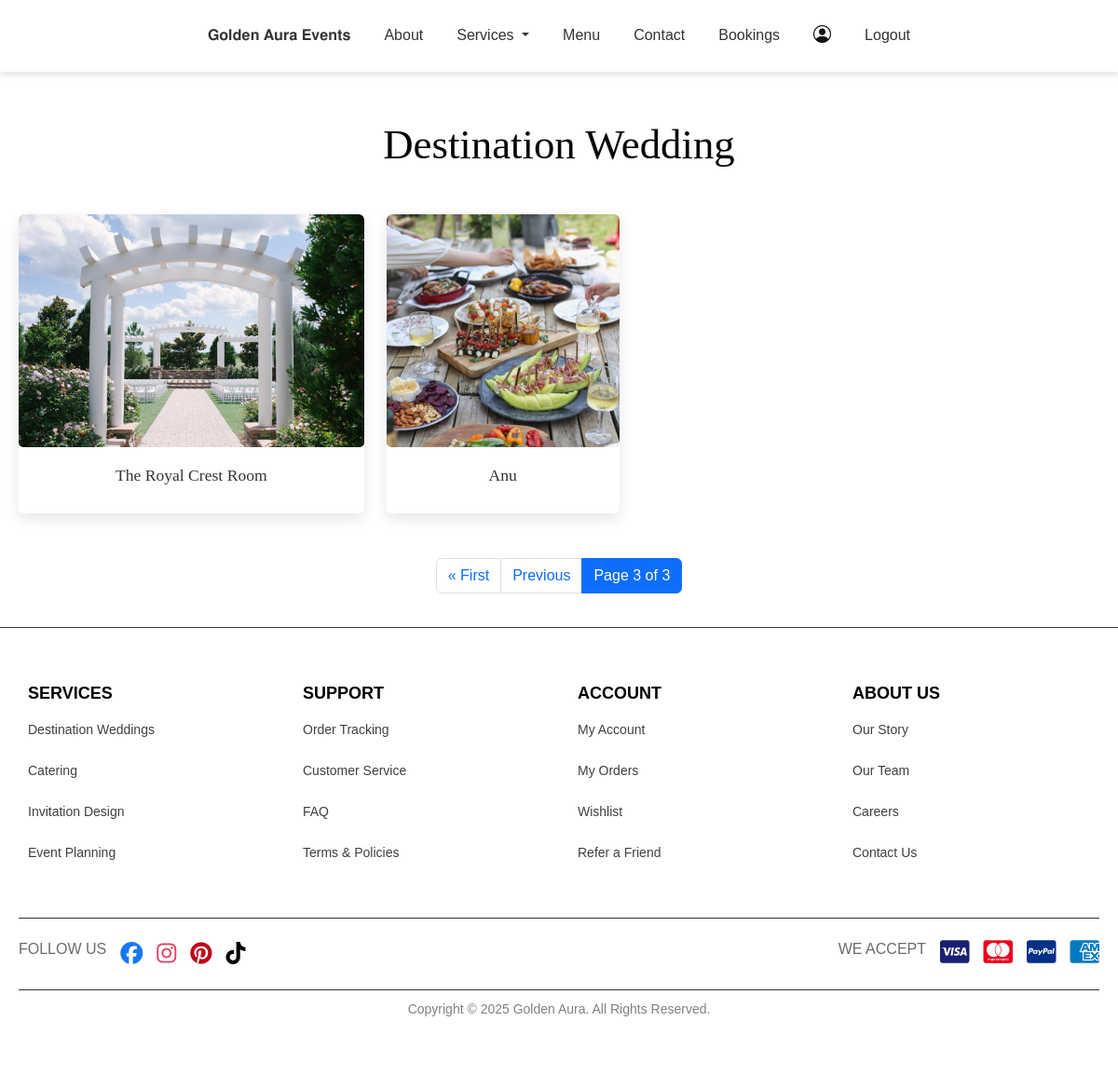
/destination_wedding?page=3, run on an earlier commit of the app's database.
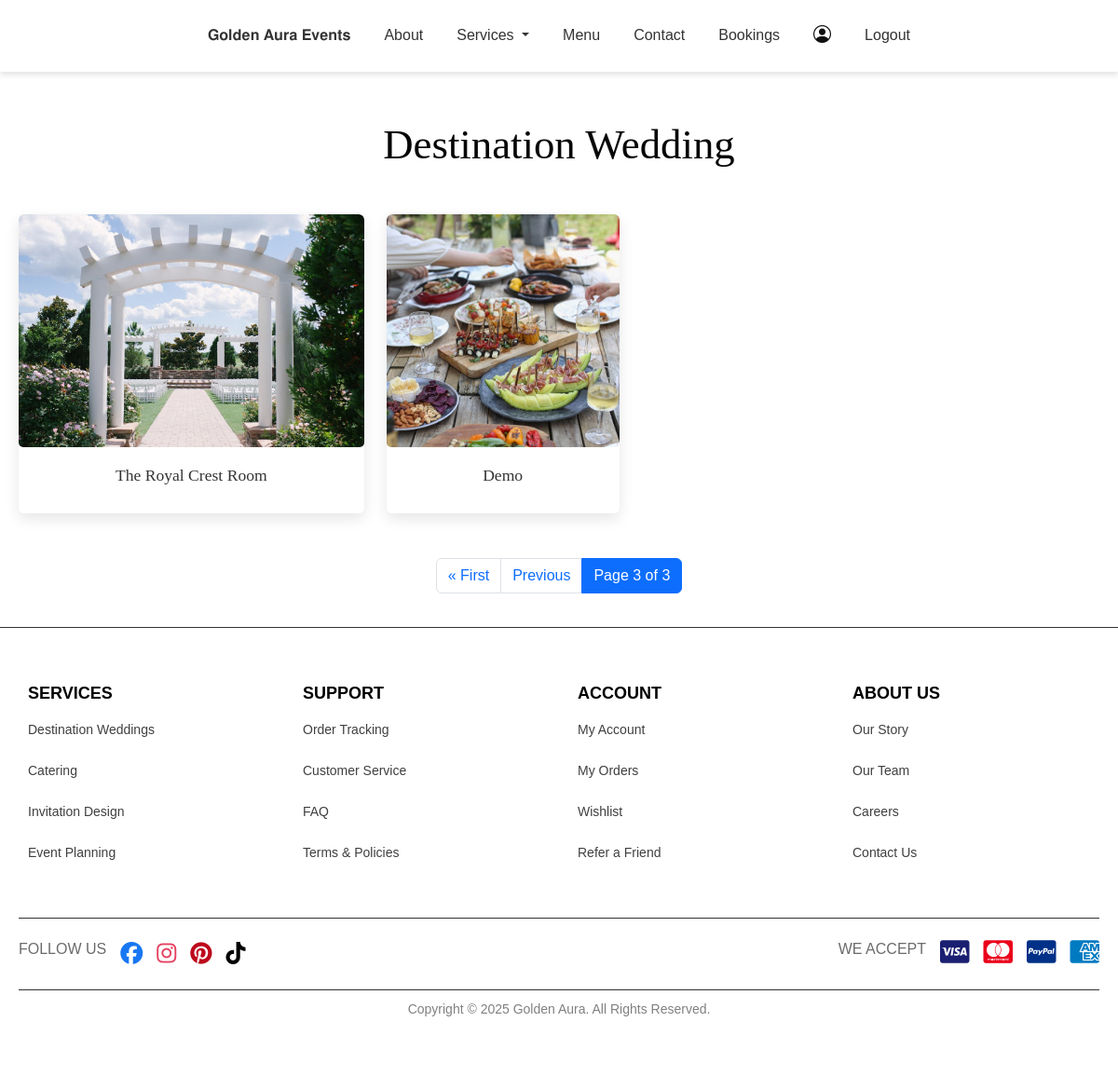
And on a later commit of the database.
### app/models.py (models this page shows, shortened)
class DestinationWedding(models.Model):
    name = models.CharField(max_length=255)
    about = models.TextField()
    img = models.FileField()
    location = models.CharField(max_length=255)
    package_price = models.DecimalField(max_digits=10, decimal_places=2)

### app/views.py (the view)
# urls.py: path('destination_wedding',views.destination_wedding),
def destination_wedding(request):
    des_list = DestinationWedding.objects.all()
    paginator = Paginator(des_list, 9)
    page_number = request.GET.get('page')
    des = paginator.get_page(page_number)
    return render(request, 'user/destination_wedding.html', {'des': des})

### templates/user/destination_wedding.html (shortened to what the changed rows need)
<!DOCTYPE html>
<html lang="en">
<head>
    {% load static %}
    <link rel="stylesheet" href="{% static '/css/login.css' %}">
    <link href="https://cdn.jsdelivr.net/npm/bootstrap@5.3.3/dist/css/bootstrap.min.css" rel="stylesheet">
    <link rel="stylesheet" href="https://cdn.jsdelivr.net/npm/bootstrap-icons@1.11.3/font/bootstrap-icons.min.css">
    <link rel="stylesheet" href="https://cdnjs.cloudflare.com/ajax/libs/font-awesome/6.5.1/css/all.min.css">
    <link rel="stylesheet" href="https://cdn.jsdelivr.net/npm/bootstrap-icons@1.11.3/font/bootstrap-icons.min.css">
</head>
<body>
    <div class="container custom-container">
        <h1 class="text-center mb-4">Destination Wedding</h1><br>
        <div class="row">
            {% for wedding in des %}
                <div class="col-6 col-sm-6 col-md-4 col-lg-4 mb-4">
                    <div class="card custom-card">
                        {% if wedding.img %}
                            <a href="view_des_wed/{{ wedding.pk }}">
                                <img class="card-img-top img-fluid" src="{{ wedding.img.url }}" alt="{{ wedding.name }}">
                            </a>
                        {% endif %}
                        <div class="card-body">
                            <h5 class="card-title">{{ wedding.name }}</h5>
                        </div>
                    </div>
                </div>
            {% endfor %}
        </div>
    </div>
</body>
</html>

What changed in the data, as far as the page shows it:
changed DestinationWedding: name "Anu" → "Demo"
